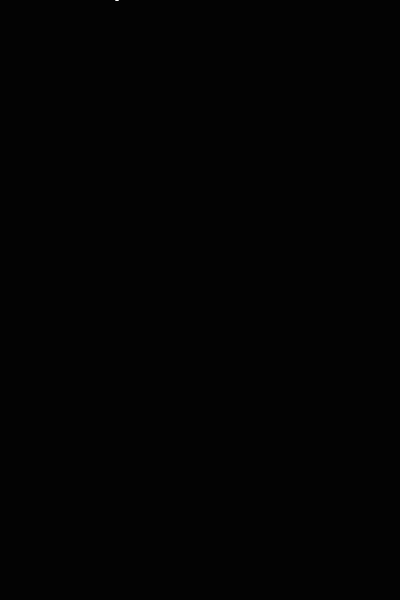
Frame 1 (no input)
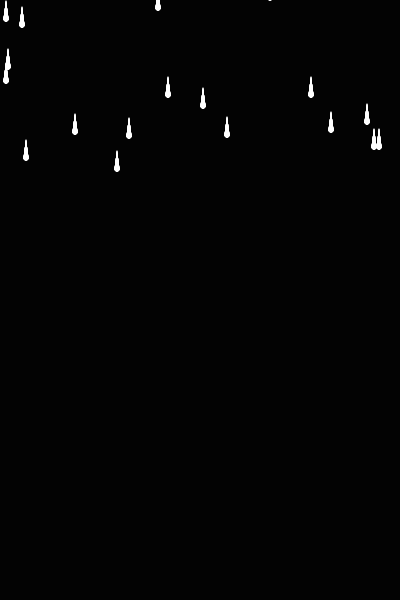
Frame 60 (the mouse pressed at the canvas centre just before this capture)
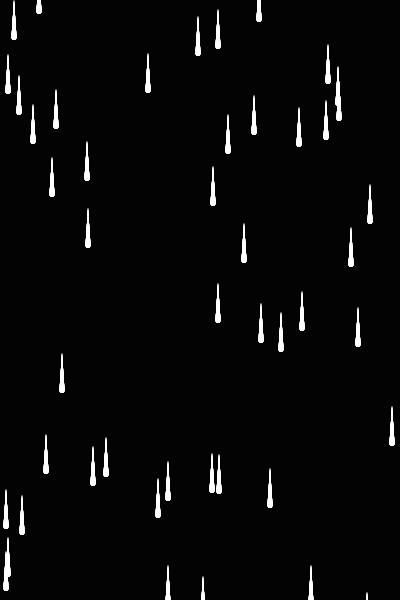
Frame 120 (the mouse held since frame 60 and released just before this capture)

The Processing sketch that drew these frames (run headless with seeded random() and noise(); from frame 60 on, the mouse is pressed at the canvas centre):

// Processing sketch: Raindrops
// ── Raindrops.pde
final float g = 9.81f/105;
float s = 5;
int quantity = 100;

float x;
float y;

Drop[] dropletArray = dropletArray(quantity);

Drop droplet;

void setup() {
 droplet = new Drop(s, x, y);
 size(400,600);
}

void draw() {
 background(3);
 for(int i=0; i<quantity; i++) {
  dropletArray[i].update();
  dropletArray[i].draw();
 }
}

Drop[] dropletArray(int quantity) {
 int xValue;
 int yValue;
 
 Drop[] dropletArray = new Drop[quantity];
 
 for(int i=0; i<quantity; i++) {
   xValue = (int) Math.ceil(Math.random()*400);
   yValue = (int) Math.ceil(Math.random()*-1200);
   dropletArray[i] = new Drop(s,xValue,yValue);
 }
 
 return dropletArray;
}

// ── Drop.pde
public class Drop {
  float v = 0; 
  float s, x, y;
  
  Drop(float s, float x, float y) {
    this.s = s;
    this.x = x;
    this.y = y;
  }
  
  void update() {
     if(y>625) {
       y = (int) Math.ceil(Math.random()*-1200);
       x = (int) Math.ceil(Math.random()*400);
       v = 0;
     }
    
     v += g;
     y += v;
  }
  
  void draw() {
   for(int i=0; i<10; i++)
     rainDrop(); 
  }
  
  void rainDrop() {
    // Setup shapes 
    noStroke();
    translate(x, y);
    
    // Draw shapes
    triangle(s/-2, 0, s/2, 0, 0, -s*v/1.5);
    ellipse(0, 0, s, s);
    
    // Translate shapes back to original pos
    translate(-x, -y);
  }
}
